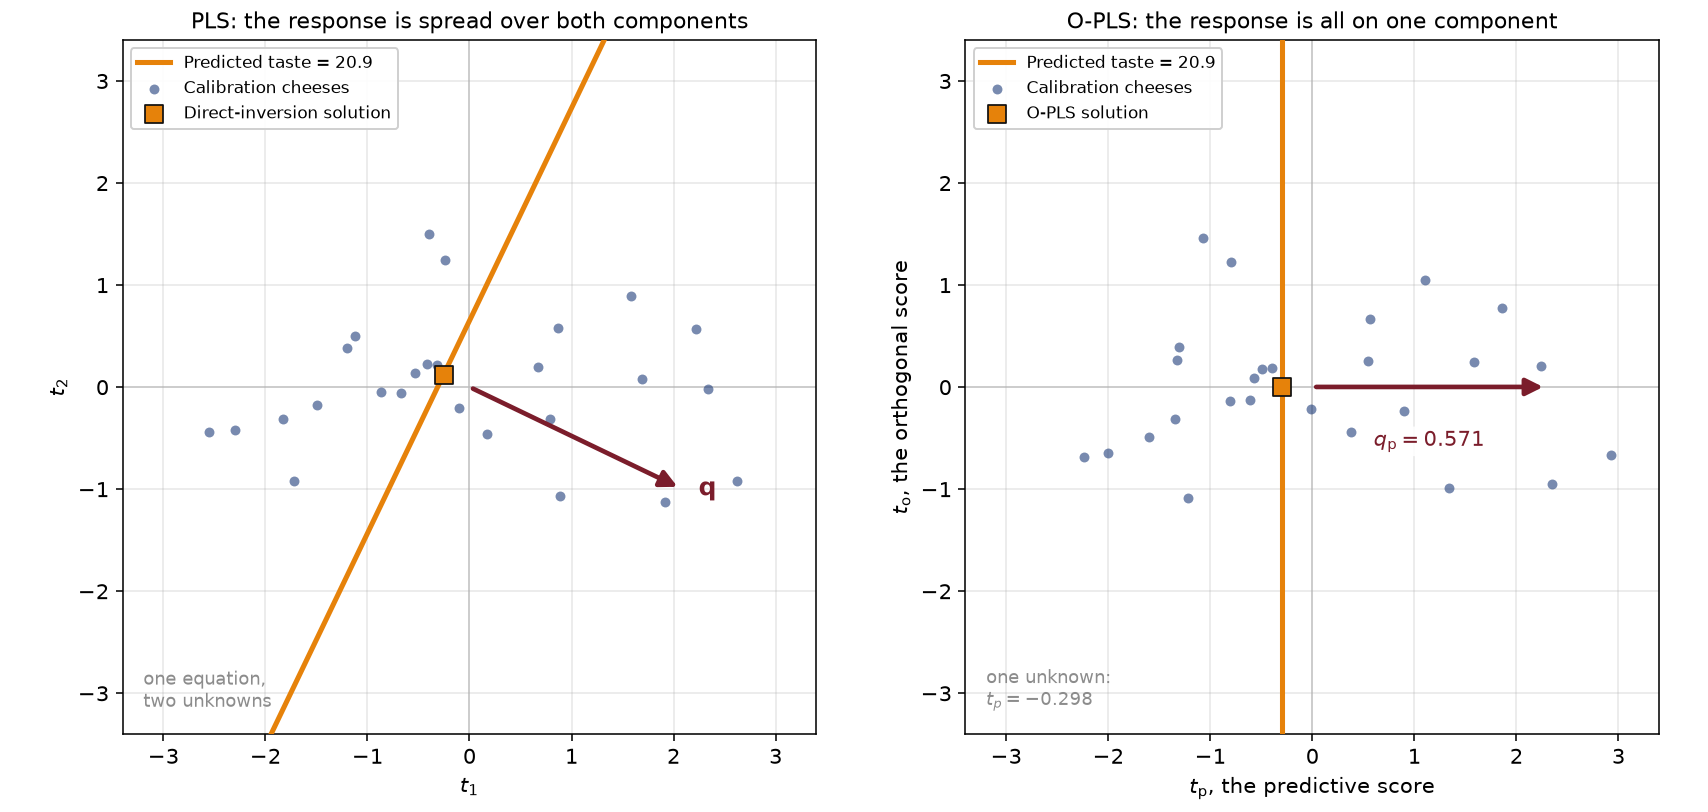

Source code (Python):
"""Generate the committed PNG showing the same solution line in both coordinate systems.

Fifth figure in the ``pls/`` set for the pid-book section on model inversion and
the orthogonal space, in
``latent-variable-modelling/projection-to-latent-structures/pls-model-inversion-and-the-orthogonal-space.rst``.

PLS spreads the response across both components, so the set of scores predicting
a chosen taste is a diagonal line, and reaching it means solving one equation in
two unknowns. O-PLS puts the whole response on its predictive component, so the
same set of scores becomes a line at a fixed predictive score, parallel to the
orthogonal axis. Reaching it is then a division.

Both panels show the same 26 cheeses and the same set of solutions. Only the axes
have moved: the second panel is a rotation of the first. Drawing the pair says
what several paragraphs of prose otherwise have to.

Requires the ``process_improve`` package (``pip install process-improve``) for
``PLS`` and ``OPLS``.

Usage::

    python pls/pls-opls-rotation.py [output_dir]

``output_dir`` defaults to this script's own directory (``pls/``).
"""

from __future__ import annotations

import sys
from pathlib import Path

import matplotlib as mpl

mpl.use("Agg")
import matplotlib.pyplot as plt
import numpy as np
import pandas as pd

from process_improve.multivariate import OPLS, PLS

DATA_URL = "https://openmv.net/file/cheddar-cheese.csv"
X_COLUMNS = ["Acetic", "H2S", "Lactic"]
TARGET_TASTE = 20.9

DARK_BLUE = "#1f3d7a"  # calibration cheeses
ORANGE = "#e6820a"     # the set of solutions, and the design on it
MAROON = "#7b1d2b"     # the gradient of the prediction
GREY = "0.55"
BLACK = "#111111"

plt.rcParams.update(
    {
        "font.size": 11,
        "axes.grid": True,
        "grid.alpha": 0.3,
        "figure.dpi": 140,
    }
)


def build_figure(out_dir: Path) -> None:
    """Fit both models and draw the same solution line in each coordinate system."""
    cheese = pd.read_csv(DATA_URL)
    train = cheese.iloc[4:]  # cheeses 5 to 30, as in the chapter
    x_block, y_block = train[X_COLUMNS], train[["Taste"]]

    pls = PLS(n_components=2).fit(x_block, y_block)
    opls = OPLS(n_orthogonal_components=1).fit(x_block, y_block)

    result = pls.invert(y_desired=TARGET_TASTE)
    tau = result.scores.to_numpy()
    g = result.null_space_basis.to_numpy().ravel()
    q = pls.y_loadings_.to_numpy().ravel()

    t_p = opls.predictive_scores_.to_numpy().ravel()
    t_o = opls.orthogonal_scores_.to_numpy().ravel()
    q_p = float(opls.y_loadings_)
    t_p_target = opls.invert(y_desired=TARGET_TASTE).predictive_score

    fig, (ax_pls, ax_opls) = plt.subplots(1, 2, figsize=(12.2, 5.8))
    limits = (-3.4, 3.4)
    span = np.linspace(-6, 6, 2)
    arrow = 2.3

    # --- left: PLS coordinates, the solutions run diagonally ------------------
    scores = pls.scores_.to_numpy()
    line = np.array([tau + s * g for s in span])
    ax_pls.plot(line[:, 0], line[:, 1], color=ORANGE, lw=2.6, zorder=3,
                label=f"Predicted taste = {TARGET_TASTE}")
    ax_pls.scatter(scores[:, 0], scores[:, 1], s=26, color=DARK_BLUE, alpha=0.6, lw=0,
                   zorder=4, label="Calibration cheeses")
    ax_pls.scatter(*tau, color=ORANGE, marker="s", s=95, edgecolors=BLACK, linewidths=0.9,
                   zorder=6, label="Direct-inversion solution")
    unit_q = q / np.linalg.norm(q)
    ax_pls.annotate("", xy=tuple(unit_q * arrow), xytext=(0, 0), zorder=5,
                    arrowprops={"arrowstyle": "-|>", "color": MAROON, "lw": 2.4,
                                "mutation_scale": 18})
    ax_pls.annotate(r"$\mathbf{q}$", xy=tuple(unit_q * arrow), xytext=(9, -4),
                    textcoords="offset points", color=MAROON, fontsize=13, fontweight="bold")
    ax_pls.set_xlabel("$t_1$")
    ax_pls.set_ylabel("$t_2$")
    ax_pls.set_title("PLS: the response is spread over both components", fontsize=11.5)
    ax_pls.annotate("one equation,\ntwo unknowns", xy=(0.03, 0.03), xycoords="axes fraction",
                    fontsize=9.5, color=GREY, ha="left", va="bottom")

    # --- right: O-PLS coordinates, the same solutions along an axis -----------
    ax_opls.axvline(t_p_target, color=ORANGE, lw=2.6, zorder=3,
                    label=f"Predicted taste = {TARGET_TASTE}")
    ax_opls.scatter(t_p, t_o, s=26, color=DARK_BLUE, alpha=0.6, lw=0, zorder=4,
                    label="Calibration cheeses")
    ax_opls.scatter(t_p_target, 0.0, color=ORANGE, marker="s", s=95, edgecolors=BLACK,
                    linewidths=0.9, zorder=6, label="O-PLS solution")
    ax_opls.annotate("", xy=(arrow, 0), xytext=(0, 0), zorder=5,
                     arrowprops={"arrowstyle": "-|>", "color": MAROON, "lw": 2.4,
                                 "mutation_scale": 18})
    ax_opls.annotate(rf"$q_\mathrm{{p}} = {q_p:.3f}$", xy=(arrow * 0.5, 0), xytext=(0, -22),
                     textcoords="offset points", color=MAROON, fontsize=11,
                     fontweight="bold", ha="center", va="top",
                     bbox={"facecolor": "white", "edgecolor": "none", "alpha": 0.85,
                           "boxstyle": "round,pad=0.15"})
    ax_opls.set_xlabel(r"$t_\mathrm{p}$, the predictive score")
    ax_opls.set_ylabel(r"$t_\mathrm{o}$, the orthogonal score")
    ax_opls.set_title("O-PLS: the response is all on one component", fontsize=11.5)
    ax_opls.annotate(f"one unknown:\n$t_p = {t_p_target:.3f}$", xy=(0.03, 0.03),
                     xycoords="axes fraction", fontsize=9.5, color=GREY,
                     ha="left", va="bottom")

    for ax in (ax_pls, ax_opls):
        ax.axhline(0, color="0.8", lw=0.8, zorder=0)
        ax.axvline(0, color="0.8", lw=0.8, zorder=0)
        ax.set_xlim(*limits)
        ax.set_ylim(*limits)
        ax.set_aspect("equal")
        ax.legend(loc="upper left", fontsize=8.5, framealpha=0.93)

    fig.tight_layout()
    fig.savefig(out_dir / "pls-opls-rotation.png")
    plt.close(fig)


def main() -> None:
    """Entry point: render into the given directory (default: this script's own)."""
    out_dir = Path(sys.argv[1]) if len(sys.argv) > 1 else Path(__file__).resolve().parent
    build_figure(out_dir)


if __name__ == "__main__":
    main()
